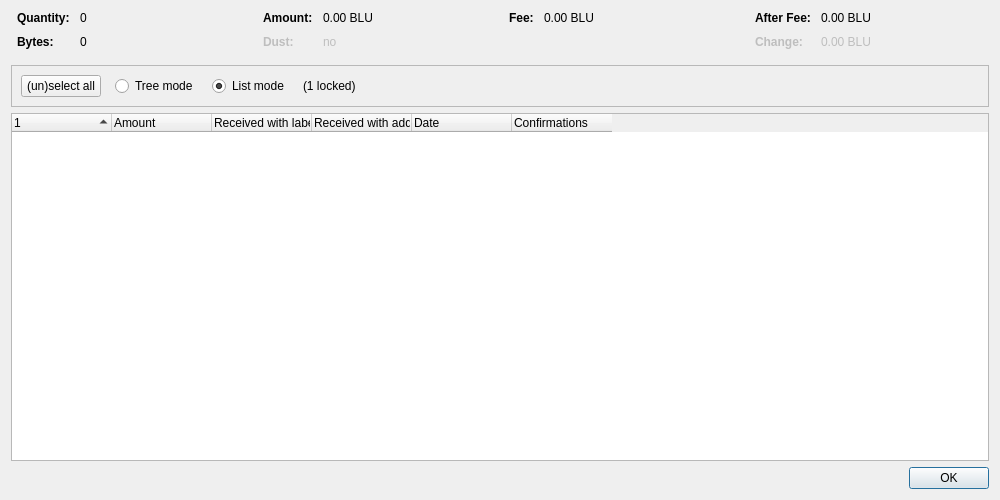
<?xml version="1.0" encoding="UTF-8"?>
<ui version="4.0">
 <class>CoinControlDialog</class>
 <widget class="QDialog" name="CoinControlDialog">
  <property name="geometry">
   <rect>
    <x>0</x>
    <y>0</y>
    <width>1000</width>
    <height>500</height>
   </rect>
  </property>
  <property name="windowTitle">
   <string>Coin Selection</string>
  </property>
  <layout class="QVBoxLayout" name="verticalLayout">
   <item>
    <layout class="QHBoxLayout" name="horizontalLayoutTop" stretch="0,0,0,0">
     <property name="topMargin">
      <number>0</number>
     </property>
     <property name="bottomMargin">
      <number>10</number>
     </property>
     <item>
      <layout class="QFormLayout" name="formLayoutCoinControl1">
       <property name="horizontalSpacing">
        <number>10</number>
       </property>
       <property name="verticalSpacing">
        <number>10</number>
       </property>
       <property name="leftMargin">
        <number>6</number>
       </property>
       <property name="rightMargin">
        <number>6</number>
       </property>
       <item row="0" column="0">
        <widget class="QLabel" name="labelCoinControlQuantityText">
         <property name="font">
          <font>
           <weight>75</weight>
           <bold>true</bold>
          </font>
         </property>
         <property name="text">
          <string>Quantity:</string>
         </property>
        </widget>
       </item>
       <item row="0" column="1">
        <widget class="QLabel" name="labelCoinControlQuantity">
         <property name="cursor">
          <cursorShape>IBeamCursor</cursorShape>
         </property>
         <property name="contextMenuPolicy">
          <enum>Qt::ActionsContextMenu</enum>
         </property>
         <property name="text">
          <string notr="true">0</string>
         </property>
         <property name="textInteractionFlags">
          <set>Qt::LinksAccessibleByMouse|Qt::TextSelectableByKeyboard|Qt::TextSelectableByMouse</set>
         </property>
        </widget>
       </item>
       <item row="1" column="0">
        <widget class="QLabel" name="labelCoinControlBytesText">
         <property name="font">
          <font>
           <weight>75</weight>
           <bold>true</bold>
          </font>
         </property>
         <property name="text">
          <string>Bytes:</string>
         </property>
        </widget>
       </item>
       <item row="1" column="1">
        <widget class="QLabel" name="labelCoinControlBytes">
         <property name="cursor">
          <cursorShape>IBeamCursor</cursorShape>
         </property>
         <property name="contextMenuPolicy">
          <enum>Qt::ActionsContextMenu</enum>
         </property>
         <property name="text">
          <string notr="true">0</string>
         </property>
         <property name="textInteractionFlags">
          <set>Qt::LinksAccessibleByMouse|Qt::TextSelectableByKeyboard|Qt::TextSelectableByMouse</set>
         </property>
        </widget>
       </item>
      </layout>
     </item>
     <item>
      <layout class="QFormLayout" name="formLayoutCoinControl2">
       <property name="horizontalSpacing">
        <number>10</number>
       </property>
       <property name="verticalSpacing">
        <number>10</number>
       </property>
       <property name="leftMargin">
        <number>6</number>
       </property>
       <property name="rightMargin">
        <number>6</number>
       </property>
       <item row="0" column="0">
        <widget class="QLabel" name="labelCoinControlAmountText">
         <property name="font">
          <font>
           <weight>75</weight>
           <bold>true</bold>
          </font>
         </property>
         <property name="text">
          <string>Amount:</string>
         </property>
        </widget>
       </item>
       <item row="0" column="1">
        <widget class="QLabel" name="labelCoinControlAmount">
         <property name="cursor">
          <cursorShape>IBeamCursor</cursorShape>
         </property>
         <property name="contextMenuPolicy">
          <enum>Qt::ActionsContextMenu</enum>
         </property>
         <property name="text">
          <string notr="true">0.00 BLU</string>
         </property>
         <property name="textInteractionFlags">
          <set>Qt::LinksAccessibleByMouse|Qt::TextSelectableByKeyboard|Qt::TextSelectableByMouse</set>
         </property>
        </widget>
       </item>
       <item row="1" column="0">
        <widget class="QLabel" name="labelCoinControlLowOutputText">
         <property name="enabled">
          <bool>false</bool>
         </property>
         <property name="font">
          <font>
           <weight>75</weight>
           <bold>true</bold>
          </font>
         </property>
         <property name="text">
          <string>Dust:</string>
         </property>
        </widget>
       </item>
       <item row="1" column="1">
        <widget class="QLabel" name="labelCoinControlLowOutput">
         <property name="enabled">
          <bool>false</bool>
         </property>
         <property name="cursor">
          <cursorShape>IBeamCursor</cursorShape>
         </property>
         <property name="contextMenuPolicy">
          <enum>Qt::ActionsContextMenu</enum>
         </property>
         <property name="text">
          <string notr="true">no</string>
         </property>
         <property name="textInteractionFlags">
          <set>Qt::LinksAccessibleByMouse|Qt::TextSelectableByKeyboard|Qt::TextSelectableByMouse</set>
         </property>
        </widget>
       </item>
      </layout>
     </item>
     <item>
      <layout class="QFormLayout" name="formLayoutCoinControl3">
       <property name="horizontalSpacing">
        <number>10</number>
       </property>
       <property name="verticalSpacing">
        <number>10</number>
       </property>
       <property name="leftMargin">
        <number>6</number>
       </property>
       <property name="rightMargin">
        <number>6</number>
       </property>
       <item row="0" column="0">
        <widget class="QLabel" name="labelCoinControlFeeText">
         <property name="font">
          <font>
           <weight>75</weight>
           <bold>true</bold>
          </font>
         </property>
         <property name="text">
          <string>Fee:</string>
         </property>
        </widget>
       </item>
       <item row="0" column="1">
        <widget class="QLabel" name="labelCoinControlFee">
         <property name="cursor">
          <cursorShape>IBeamCursor</cursorShape>
         </property>
         <property name="contextMenuPolicy">
          <enum>Qt::ActionsContextMenu</enum>
         </property>
         <property name="text">
          <string notr="true">0.00 BLU</string>
         </property>
         <property name="textInteractionFlags">
          <set>Qt::LinksAccessibleByMouse|Qt::TextSelectableByKeyboard|Qt::TextSelectableByMouse</set>
         </property>
        </widget>
       </item>
      </layout>
     </item>
     <item>
      <layout class="QFormLayout" name="formLayoutCoinControl4">
       <property name="horizontalSpacing">
        <number>10</number>
       </property>
       <property name="verticalSpacing">
        <number>10</number>
       </property>
       <property name="leftMargin">
        <number>6</number>
       </property>
       <property name="rightMargin">
        <number>6</number>
       </property>
       <item row="0" column="0">
        <widget class="QLabel" name="labelCoinControlAfterFeeText">
         <property name="font">
          <font>
           <weight>75</weight>
           <bold>true</bold>
          </font>
         </property>
         <property name="text">
          <string>After Fee:</string>
         </property>
        </widget>
       </item>
       <item row="0" column="1">
        <widget class="QLabel" name="labelCoinControlAfterFee">
         <property name="cursor">
          <cursorShape>IBeamCursor</cursorShape>
         </property>
         <property name="contextMenuPolicy">
          <enum>Qt::ActionsContextMenu</enum>
         </property>
         <property name="text">
          <string notr="true">0.00 BLU</string>
         </property>
         <property name="textInteractionFlags">
          <set>Qt::LinksAccessibleByMouse|Qt::TextSelectableByKeyboard|Qt::TextSelectableByMouse</set>
         </property>
        </widget>
       </item>
       <item row="1" column="0">
        <widget class="QLabel" name="labelCoinControlChangeText">
         <property name="enabled">
          <bool>false</bool>
         </property>
         <property name="font">
          <font>
           <weight>75</weight>
           <bold>true</bold>
          </font>
         </property>
         <property name="text">
          <string>Change:</string>
         </property>
        </widget>
       </item>
       <item row="1" column="1">
        <widget class="QLabel" name="labelCoinControlChange">
         <property name="enabled">
          <bool>false</bool>
         </property>
         <property name="cursor">
          <cursorShape>IBeamCursor</cursorShape>
         </property>
         <property name="contextMenuPolicy">
          <enum>Qt::ActionsContextMenu</enum>
         </property>
         <property name="text">
          <string notr="true">0.00 BLU</string>
         </property>
         <property name="textInteractionFlags">
          <set>Qt::LinksAccessibleByMouse|Qt::TextSelectableByKeyboard|Qt::TextSelectableByMouse</set>
         </property>
        </widget>
       </item>
      </layout>
     </item>
    </layout>
   </item>
   <item>
    <widget class="QFrame" name="frame">
     <property name="minimumSize">
      <size>
       <width>0</width>
       <height>40</height>
      </size>
     </property>
     <property name="frameShape">
      <enum>QFrame::StyledPanel</enum>
     </property>
     <property name="frameShadow">
      <enum>QFrame::Sunken</enum>
     </property>
     <layout class="QHBoxLayout" name="horizontalLayout">
      <item>
       <layout class="QHBoxLayout" name="horizontalLayoutPanel" stretch="0,0,0,0,0">
        <property name="spacing">
         <number>14</number>
        </property>
        <item>
         <widget class="QPushButton" name="pushButtonSelectAll">
          <property name="sizePolicy">
           <sizepolicy hsizetype="Maximum" vsizetype="Fixed">
            <horstretch>0</horstretch>
            <verstretch>0</verstretch>
           </sizepolicy>
          </property>
          <property name="text">
           <string>(un)select all</string>
          </property>
          <property name="autoDefault">
           <bool>false</bool>
          </property>
         </widget>
        </item>
        <item>
         <widget class="QRadioButton" name="radioTreeMode">
          <property name="sizePolicy">
           <sizepolicy hsizetype="Maximum" vsizetype="Fixed">
            <horstretch>0</horstretch>
            <verstretch>0</verstretch>
           </sizepolicy>
          </property>
          <property name="text">
           <string>Tree mode</string>
          </property>
         </widget>
        </item>
        <item>
         <widget class="QRadioButton" name="radioListMode">
          <property name="sizePolicy">
           <sizepolicy hsizetype="Maximum" vsizetype="Fixed">
            <horstretch>0</horstretch>
            <verstretch>0</verstretch>
           </sizepolicy>
          </property>
          <property name="text">
           <string>List mode</string>
          </property>
          <property name="checked">
           <bool>true</bool>
          </property>
         </widget>
        </item>
        <item>
         <widget class="QLabel" name="labelLocked">
          <property name="text">
           <string notr="true">(1 locked)</string>
          </property>
         </widget>
        </item>
        <item>
         <spacer name="horizontalSpacer">
          <property name="orientation">
           <enum>Qt::Horizontal</enum>
          </property>
          <property name="sizeHint" stdset="0">
           <size>
            <width>40</width>
            <height>20</height>
           </size>
          </property>
         </spacer>
        </item>
       </layout>
      </item>
     </layout>
    </widget>
   </item>
   <item>
    <widget class="CoinControlTreeWidget" name="treeWidget">
     <property name="contextMenuPolicy">
      <enum>Qt::CustomContextMenu</enum>
     </property>
     <property name="sortingEnabled">
      <bool>false</bool>
     </property>
     <property name="columnCount">
      <number>6</number>
     </property>
     <attribute name="headerShowSortIndicator" stdset="0">
      <bool>true</bool>
     </attribute>
     <attribute name="headerStretchLastSection">
      <bool>false</bool>
     </attribute>
     <column>
      <property name="text">
       <string/>
      </property>
     </column>
     <column>
      <property name="text">
       <string>Amount</string>
      </property>
     </column>
     <column>
      <property name="text">
       <string>Received with label</string>
      </property>
     </column>
     <column>
      <property name="text">
       <string>Received with address</string>
      </property>
     </column>
     <column>
      <property name="text">
       <string>Date</string>
      </property>
     </column>
     <column>
      <property name="text">
       <string>Confirmations</string>
      </property>
      <property name="toolTip">
       <string>Confirmed</string>
      </property>
     </column>
     <column>
      <property name="text">
       <string/>
      </property>
     </column>
     <column>
      <property name="text">
       <string/>
      </property>
     </column>
     <column>
      <property name="text">
       <string/>
      </property>
     </column>
     <column>
      <property name="text">
       <string/>
      </property>
     </column>
    </widget>
   </item>
   <item>
    <widget class="QDialogButtonBox" name="buttonBox">
     <property name="orientation">
      <enum>Qt::Horizontal</enum>
     </property>
     <property name="standardButtons">
      <set>QDialogButtonBox::Ok</set>
     </property>
    </widget>
   </item>
  </layout>
 </widget>
 <customwidgets>
  <customwidget>
   <class>CoinControlTreeWidget</class>
   <extends>QTreeWidget</extends>
   <header>qt/coincontroltreewidget.h</header>
  </customwidget>
 </customwidgets>
 <resources/>
 <connections/>
</ui>
